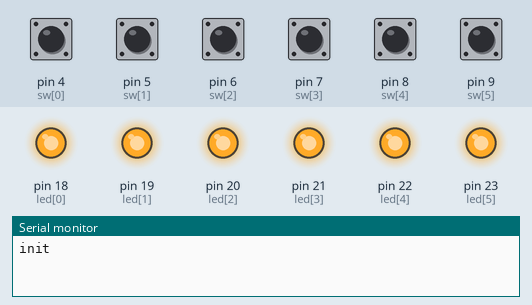
This sketch was run on a simulated Arduino Mega 2560, built with avr-gcc and run on an emulated ATmega2560. Parts: output pins drawn as LEDs (lit = HIGH), the last lines printed to the serial monitor. The inputs (shaded band) are chosen by the test bench; at power-on: pin 4 (sw[0]), pin 5 (sw[1]), pin 6 (sw[2]), pin 7 (sw[3]), pin 8 (sw[4]), pin 9 (sw[5]) HIGH. MIDI output is not drawn; pins used as bus, display or sensor lines are not drawn.

Above: at 1.2 s.
1.3 s: pin 4 (sw[0]) pulled LOW for 1 s
At 2.5 s:
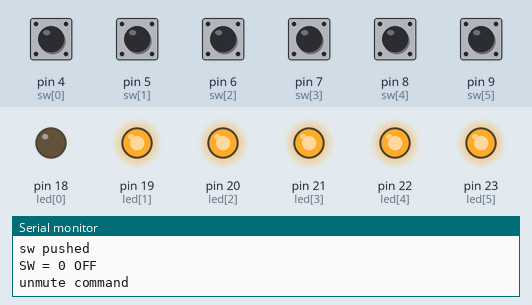
3.8 s: pin 5 (sw[1]) pulled LOW for 0.15 s
At 4.5 s:
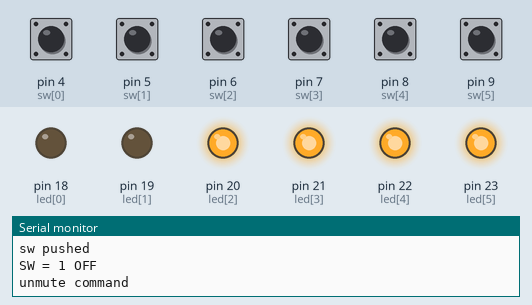
5.4 s: pin 6 (sw[2]) pulled LOW for 0.15 s
At 6.1 s:
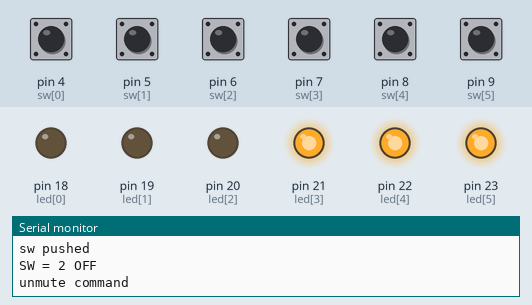
7.0 s: pin 7 (sw[3]) pulled LOW for 0.15 s
At 7.7 s:
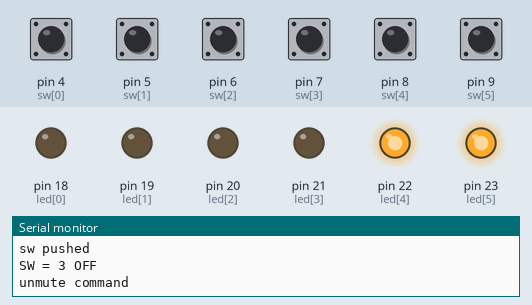
8.6 s: pin 8 (sw[4]) pulled LOW for 0.15 s
At 9.3 s:
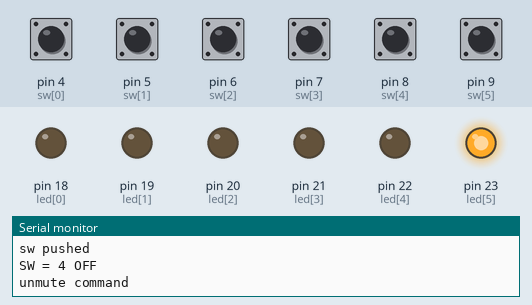
10.2 s: pin 9 (sw[5]) pulled LOW for 0.15 s
At 10.9 s:
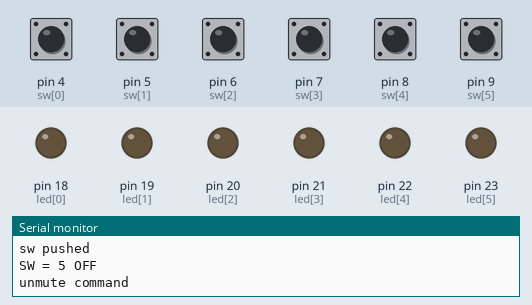
Timing chart, 0 to 12.8 s (numbered marks = the images above; inputs shaded):
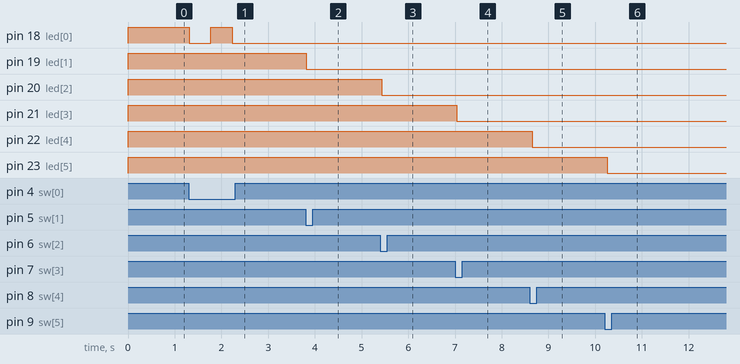

The sketch:

HWtest2.ino
```cpp
#include "U8glib.h"

U8GLIB_SSD1306_128X64 u8g(U8G_I2C_OPT_DEV_0|U8G_I2C_OPT_NO_ACK|U8G_I2C_OPT_FAST);  // Fast I2C / TWI

#include <Wire.h>
#include <SoftwareSerial.h>
SoftwareSerial midi1(27, 1); // RX, TX
//SoftwareSerial midi2(27, 7); // RX, TX
#include <MIDI.h>

MIDI_CREATE_INSTANCE(SoftwareSerial, midi1, midiA);

////スイッチアサイン

int sw[] = {4, 5, 6, 7, 8, 9} ;       //switch
int led[] = {18, 19, 20, 21, 22, 23} ;      //LED
byte xr12ch[] = {0, 1, 2, 3, 4, 5} ;  //XR12 ch assign
byte osc1[24] = {
  0x2F, 0x63, 0x68, 0x2F, //  /ch/
  0x30, 0x31, 0x2F, 0x6D, //  01/m
  0x69, 0x78, 0x2F, 0x6F, //  ix/o
  0x6E, 0x00, 0x00, 0x00, //  n___
  0x2C, 0x69, 0x00, 0x00, //  ,i__
  0x01, 0x00, 0x00, 0x00  //  1___
  };
byte osc2[24] = {
  0x2F, 0x63, 0x68, 0x2F, //  /ch/
  0x30, 0x31, 0x2F, 0x6D, //  01/m
  0x69, 0x78, 0x2F, 0x6F, //  ix/o
  0x6E, 0x00, 0x00, 0x00, //  n___
  0x2C, 0x69, 0x00, 0x00, //  ,i__
  0x02, 0x00, 0x00, 0x00  //  2___
  };


int swstate = 4;     //unpushed sw count
int swcount = 6;     //total sw count
bool swread[6];      //pushed switch
bool chstate[6];     //muted ch


void setup() {
  u8g.setRot180();

  u8g.firstPage();

  Serial.begin(9600);
//  midi1.begin(31250);   // Set MIDI baud rate:
  midiA.begin(MIDI_CHANNEL_OMNI);
  pinMode(0, OUTPUT);
  digitalWrite(0, HIGH);

  for (int i = 0; i < swcount; i++){
  pinMode(sw[i], INPUT_PULLUP);    //switch
  pinMode(led[i], OUTPUT);          //LED
  }
  Serial.println("init");

  for (int i = 0; i < swcount; i++){
    digitalWrite(led[i], HIGH);   //tarry LED
  }
}

void loop() {
  keyscan();
  MIDIcom();
}

void keyscan(){
  swstate = 0;
  for (int i = 0; i < swcount ; i++){
  swread[i] = digitalRead(sw[i]);
  swstate += swread[i];
  }
}

void MIDIcom(){
  if (swstate != swcount){
    Serial.println("sw pushed");
    for (int i = 0; i < swcount; i++){
        delay(10);
      if (swread[i] == 0){
        Serial.print("SW = ");
        Serial.print(i);
        if (chstate[i] == 0){
          Serial.println(" OFF");
          digitalWrite(led[i], LOW);   //tarry LED
        chstate[i] += 1;          //latch mute
        XR12mute(i, 0);
//          midiA.sendNoteOn(16, 127, 1);    // Send a Note (pitch 42, velo 127 on channel 1)


        }else if(chstate[i] == 1){
        chstate[i] -= 1;          //latch mute
        XR12mute(i, 1);
          Serial.println(" ON");
          digitalWrite(led[i], HIGH);   //tarry LED
        }
      }
    }
    for (int i = 0; i < swcount; i++){
//      digitalWrite(LED[i], chstate[i]);   //tarry LED
    }
      delay(400);
  }
}


void u8g_prepare(void) {
  u8g.setFont(u8g_font_6x10);
  u8g.setFontRefHeightExtendedText();
  u8g.setDefaultForegroundColor();
  u8g.setFontPosTop();
}

////MIDI COMMNAD

void XR12(int cmd, int pitch, int velocity) {
  midi1.write(cmd);
  midi1.write(pitch);
  midi1.write(velocity);
}
void XR12mute(int cmd ,int mute) {
  if (mute){
  midi1.write(0xB1);
  midi1.write(cmd);
  midi1.write(byte(0)); //mute off
  Serial.println("mute command");
  }
  else{
  midi1.write(0xB1);    //XR18 Ch mute
  midi1.write(cmd);     //mute Ch#
  midi1.write(0x7F);    //mute on
  Serial.println("unmute command");
  }
}

//SP-404SX
// cmd
//    0x90 = note on
//    0x80 = note off
// pitch
//    0x2F = A1
//    0x3B = B1
// velocity
//    0x00 = min
//    0x7F = max

void note(int cmd, int pitch, int velocity) {
  midi1.write(cmd);
  midi1.write(pitch);
  midi1.write(velocity);
}
void noteOn(int pitch) {
  midi1.write(0x90);
  midi1.write(pitch);
  midi1.write(0x70);
//    XR12muteOn(0x00);
//    XR12muteOn(0x01);
//    XR12muteOn(0x02);
//    XR12muteOn(0x03);
}
void noteOff(int pitch) {
  midi1.write(0x80);
  midi1.write(pitch);
  midi1.write(0x70);
//    XR12muteOff(0x00);
//    XR12muteOff(0x01);
//    XR12muteOff(0x02);
//    XR12muteOff(0x03);
}
```

Measured:
- after the input at 1.3 s, pin 18 (led[0]): HIGH → LOW at once, → HIGH 0.46 s later, → LOW 0.46 s later
- after the input at 3.8 s, pin 19 (led[1]): HIGH → LOW at once
- after the input at 5.4 s, pin 20 (led[2]): HIGH → LOW at once
- after the input at 7.0 s, pin 21 (led[3]): HIGH → LOW at once
- after the input at 8.6 s, pin 22 (led[4]): HIGH → LOW after 0.05 s
- after the input at 10.2 s, pin 23 (led[5]): HIGH → LOW after 0.06 s
